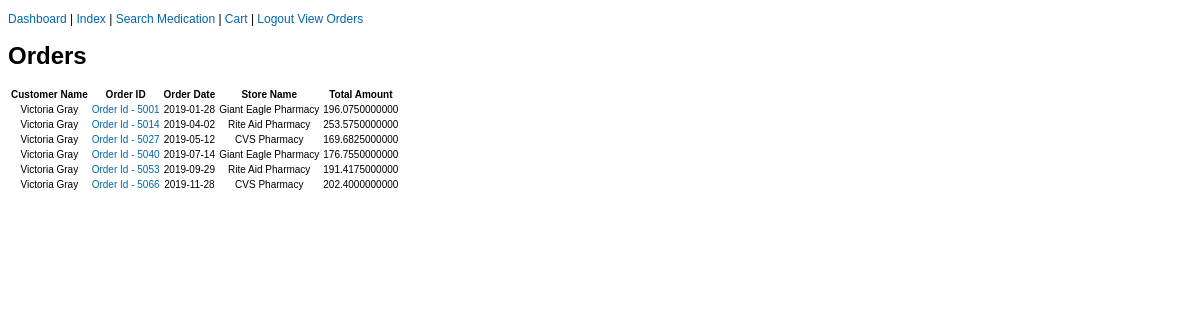
The page /php/viewOrders.php (signed in) on the database its author committed.
### tables this page shows
CREATE TABLE IF NOT EXISTS ORDERS(
    order_id INT NOT NULL AUTO_INCREMENT,
    total_amt NUMERIC(20, 10) NOT NULL,
    order_date DATE NOT NULL,
    cust_id INT NOT NULL,
    store_id INT NOT NULL,
    PRIMARY KEY(order_id),
    CONSTRAINT Cust_Orders FOREIGN KEY(cust_id) REFERENCES CUSTOMERS(cust_id),
    CONSTRAINT Store_Cust_Orders FOREIGN KEY(store_id) REFERENCES STORE(store_id)
);

CREATE TABLE IF NOT EXISTS CUSTOMERS(
    cust_id INT NOT NULL AUTO_INCREMENT,
    first_name VARCHAR(255) NOT NULL,
    last_name VARCHAR(255) NOT NULL,
    email_address VARCHAR(255) NOT NULL,
    passwd VARCHAR(255) NOT NULL,
    phone_number VARCHAR(255) NOT NULL,
    address VARCHAR(255) NOT NULL,
    gender VARCHAR(1) NOT NULL,
    dob DATE NOT NULL,
    PRIMARY KEY(cust_id),
    CONSTRAINT unique_email UNIQUE(email_address),
    CONSTRAINT unique_phone UNIQUE(phone_number)
);

CREATE TABLE IF NOT EXISTS STORE(
    store_id INT NOT NULL AUTO_INCREMENT,
    store_name VARCHAR(50) NOT NULL,
    store_address VARCHAR(50) NOT NULL,
    PRIMARY KEY(store_id)
);

### php/viewOrders.php (the view, shortened to what this page needs)
<?php
include "includes.php";
if ($_SESSION['role'] == "S" || $_SESSION['role'] == "M") {
    $query="SELECT order_id ,order_date ,store.store_name ,customer.first_name ,customer.last_name ,(SELECT sum(`total_amt`) FROM `order_items` WHERE order_id=orders.order_id) AS order_total FROM `orders` orders ,`customers` customer ,`store` store ,`staff` staff where customer.cust_id = orders.cust_id and store.store_id = orders.store_id and staff.store_id=orders.store_id and staff.staff_id = ".$_SESSION["staff_id"].";";
}
else {
    $query="SELECT order_id ,order_date ,store.store_name ,customer.first_name ,customer.last_name ,(SELECT sum(`total_amt`) FROM `order_items` WHERE order_id=orders.order_id) AS order_total FROM `orders` orders ,`customers` customer ,`store` store where customer.cust_id = orders.cust_id and store.store_id = orders.store_id and orders.cust_id =".$_SESSION["cust_id"].";";
}
?>
<!DOCTYPE html>
<html>
    <head>
        <link rel="stylesheet" href="../css/style.css" />
    </head>
    <body>
        <div class="form">
            <?php include "nav_menu.php";
            ?>
            <div>
                <h1>
                    Orders
                </h1>
                <div>
                    <table>
                        <thead>
                            <tr>
                                <th><strong>Customer Name</strong></th>
                                <th><strong>Order ID</strong></th>
                                <th><strong>Order Date</strong></th>
                                <th><strong>Store Name</strong></th>
                                <th><strong>Total Amount</strong></th>
                            </tr>
                        </thead>
                        <tbody>
                            <?php
                                $result = mysqli_query($con, $query);
                                while($row = mysqli_fetch_assoc($result)) {
                            ?>
                            <tr>
                                <td align="center">
                                    <?php echo $row["first_name"];?> <?php echo $row["last_name"]; ?>
                                </td>
                                <td align="center">
                                    <a href="viewOrderDetail.php?orderid=<?php echo $row["order_id"]; ?>">Order Id - <?php echo $row["order_id"]; ?></a>
                                </td>
                                <td align="center">
                                    <?php echo $row["order_date"];?>
                                </td>
                                <td align="center">
                                    <?php echo $row["store_name"];?>
                                </td>
                                <td align="center">
                                    <?php echo $row["order_total"];?>
                                </td>
                            </tr>
                            <?php } ?>
                        </tbody>
                    </table>
                </div>
            </div>
        </div>
    </body>
</html>

### css/style.css (style rules this page uses)
body { font-family: Arial, Sans-Serif; }
a { color: #0067ab; text-decoration: none; }
table { font-size: smaller; }
.form { width: 1000px; align: center; font-size: 12px; }

### rows shown on the page
orders: cust.first_name "Victoria", cust.last_name "Gray", order_id "5001", order_date "2019-01-28", store.store_name "Giant Eagle Pharmacy", order_total "196.0750000000"
orders: cust.first_name "Victoria", cust.last_name "Gray", order_id "5014", order_date "2019-04-02", store.store_name "Rite Aid Pharmacy", order_total "253.5750000000"
orders: cust.first_name "Victoria", cust.last_name "Gray", order_id "5027", order_date "2019-05-12", store.store_name "CVS Pharmacy", order_total "169.6825000000"
orders: cust.first_name "Victoria", cust.last_name "Gray", order_id "5040", order_date "2019-07-14", store.store_name "Giant Eagle Pharmacy", order_total "176.7550000000"
orders: cust.first_name "Victoria", cust.last_name "Gray", order_id "5053", order_date "2019-09-29", store.store_name "Rite Aid Pharmacy", order_total "191.4175000000"
orders: cust.first_name "Victoria", cust.last_name "Gray", order_id "5066", order_date "2019-11-28", store.store_name "CVS Pharmacy", order_total "202.4000000000"
